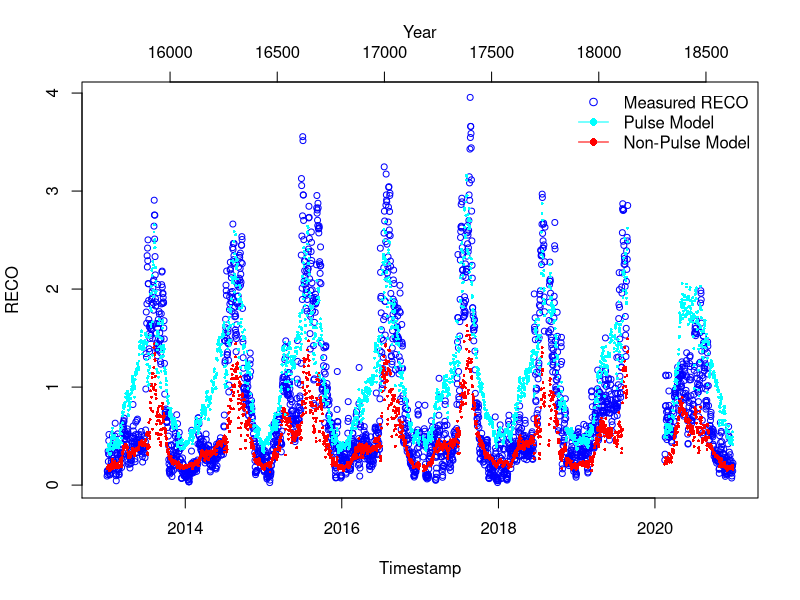
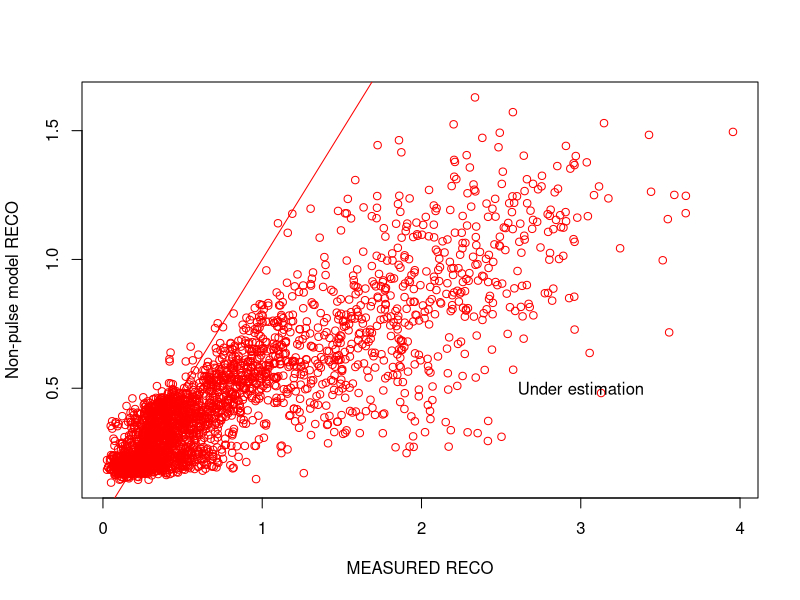
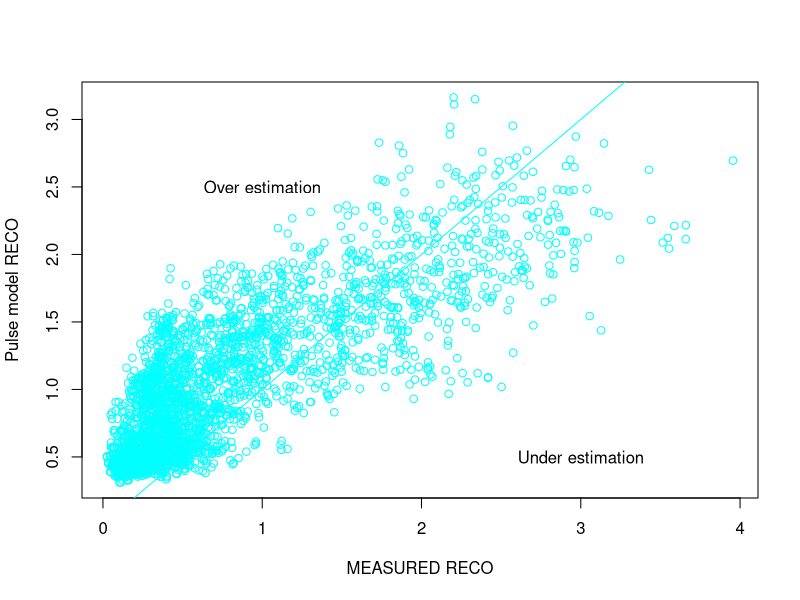
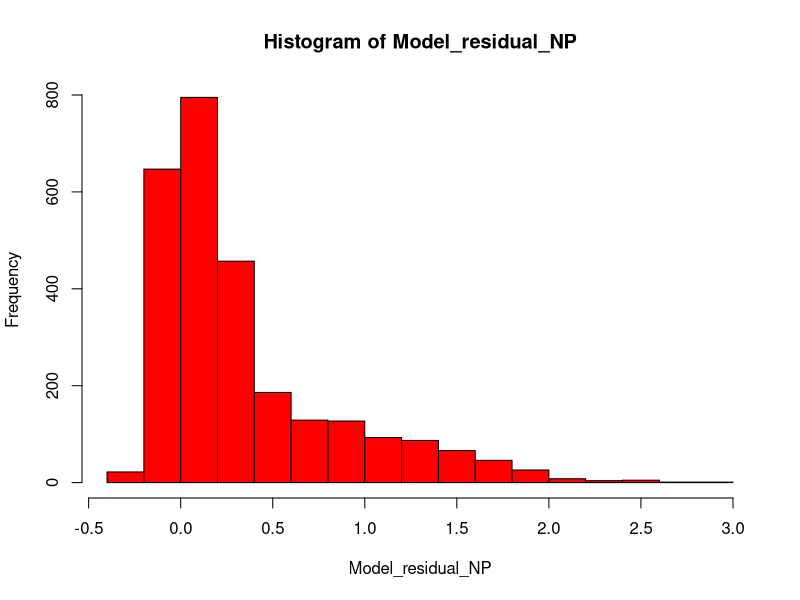
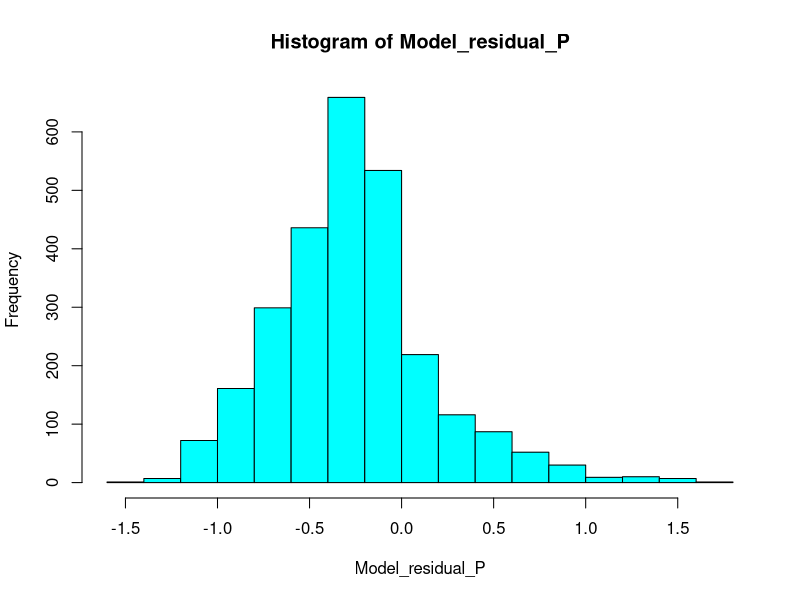
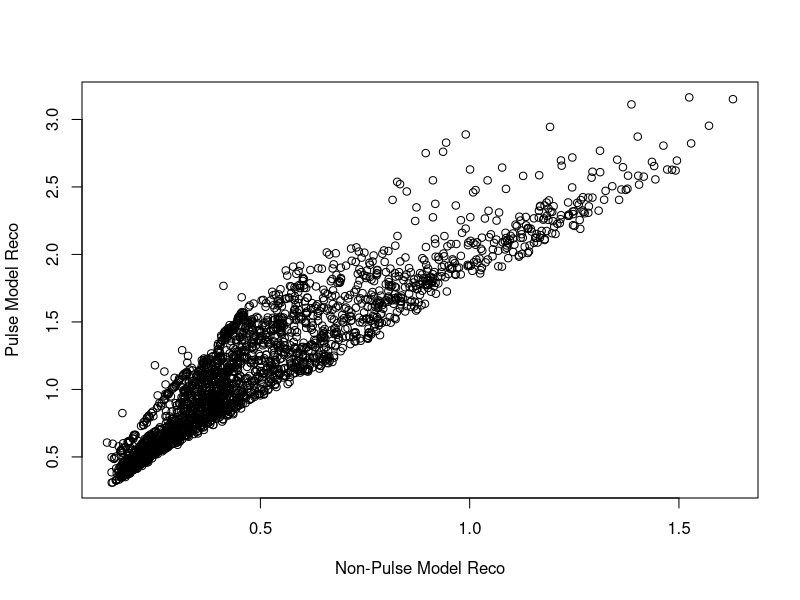
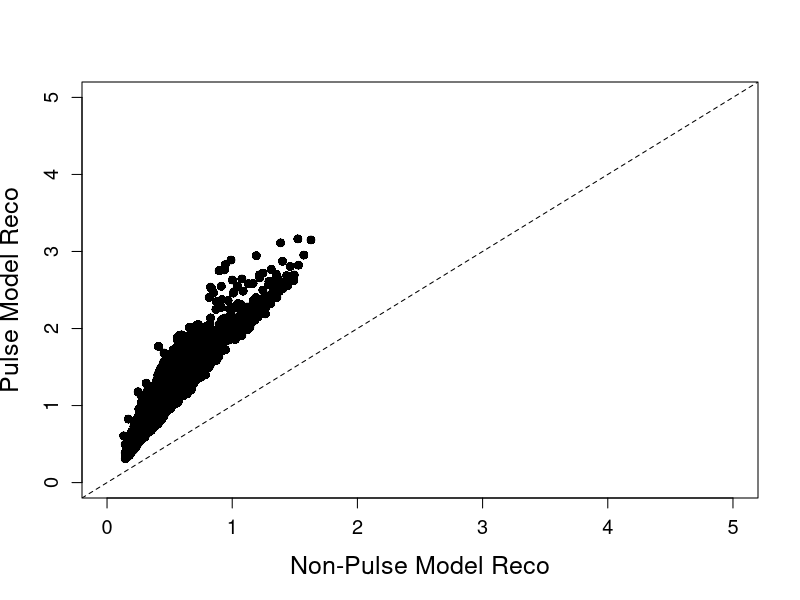

Recreate these plots in R, in order. (Note: this script raises an error after producing the figures.)
library(tidyverse)
library(stats)
library(grDevices)
library(readr)
########## Non-linear model for daily data ##################
# Fitting parameters for model4 from Roby et al 2019
#Author: Dave Moore and Anastasia Makhnykina
##### Read in pulse and non-pulse data generated by CreateVariableDuration.R



years_sum_Pulse0 <- read.csv("data/years_sum_Pulse0_DM.csv", header = TRUE, na.strings = "NA")
years_sum_Pulse1<- read.csv("data/years_sum_Pulse1_DM.csv", header = TRUE, na.strings = "NA")
years_sum1<- read.csv("data/years_sum1_DM.csv", header = TRUE, na.strings = "NA")

years_sum_Pulse0$date <- as.Date(years_sum_Pulse0$date)
years_sum_Pulse1$date <- as.Date(years_sum_Pulse1$date)
years_sum1$date <- as.Date(years_sum1$date)


# CHECK COLUMN NAMES AND DATA TYPES
str(years_sum_Pulse0)
str(years_sum_Pulse1)
str(years_sum1)

# Remove rows with missing values
years_sum_Pulse0 <- na.omit(years_sum_Pulse0)

# Calculate Soil Moisture
SoilMoisture <- years_sum_Pulse0$meanSWC5/100

# Assign variables
meanSWC5_NP <- SoilMoisture
meanST5_NP <- years_sum_Pulse0$meanST5
meanGPP_NP <- years_sum_Pulse0$meanGPP
GPPmax_NP <- max(years_sum_Pulse0$meanGPP)

# Fit model
Param_model4_NP <- nls(meanRECO ~ Fref*((meanGPP_NP/GPPmax_NP +n)/1+n) *
                         (1-c4*(0.1-meanSWC5_NP)^2)*exp(b4*meanST5_NP), 
                       data = years_sum_Pulse0,
                       start = list(Fref=0.75, c4=56.54, b4=0.04, n=0.84),
                       control = nls.control(maxiter = 1000, minFactor = 0.01)
)
Summary_Model4_NP = summary(Param_model4_NP)


# 
# Formula: meanRECO ~ Fref * ((meanGPP_NP/GPPmax_NP + n)/1 + n) * (1 - c4 * 
#                                                                    (0.1 - meanSWC5_NP)^2) * exp(b4 * meanST5_NP)
# 
#Estimated Wed May 3rd 
# Parameters:
#   Estimate Std. Error t value Pr(>|t|)    
# Fref     0.021298  25.796  < 2e-16 ***
#   c4   14.410701   4.860611   2.965  0.00307 ** 
#   b4    0.034738   0.001528  22.737  < 2e-16 ***
#   n     0.131463   0.004753  27.661  < 2e-16 ***
#   

# NON_Pulse parameters
FrefNP = 0.549414 
SMoptNP =0.125 
c4NP = 14.410701   
b4NP =  0.034738
nNP=  0.131463


# Remove rows with missing values
years_sum_Pulse1 <- na.omit(years_sum_Pulse1)

SoilMoisture_P =years_sum_Pulse1$meanSWC5/100
meanSWC5_P = SoilMoisture_P
meanST5_P = years_sum_Pulse1$meanST5
meanGPP_P = years_sum_Pulse1$meanGPP
GPPmax_P = max(years_sum_Pulse1$meanGPP)

Param_model4_P <- nls(meanRECO ~ Fref*((meanGPP_P/GPPmax_P +n)/1+n) *(1-c4*(0.1-meanSWC5_P)^2)*exp(b4*meanST5_P), 
                       data = years_sum_Pulse1,
                       start = list(Fref=0.75,  c4=56.54, b4=0.04, n=0.84),
                       control = nls.control(maxiter = 1000, minFactor = 0.01)
)
Summary_Model4_P = summary(Param_model4_P)
# # 
# Parameters:
#   Estimate Std. Error t value Pr(>|t|)    
# Fref   0.616634   0.045269  13.621  < 2e-16 ***
#   c4   -10.431847   1.596214  -6.535 1.01e-10 ***
#   b4     0.044407   0.002129  20.862  < 2e-16 ***
#   n      0.243863   0.014703  16.586  < 2e-16 ***
# Pulse parameters
FrefP = 0.616634 
SMoptP =0.125 
c4P = -10.431847   
b4P =   0.044407
nP=  0.243863




complete.cases(years_sum1)

# Remove rows with missing values
years_sum1 <- na.omit(years_sum1)

# Setting up drivers for all time
All_meanSWC5 =years_sum1$meanSWC5/100
All_meanST5 = years_sum1$meanST5
All_meanGPP = years_sum1$meanGPP
All_GPPmax = max(years_sum1$meanGPP)

#run model for full time series based on non-pulse time parameters
ALL_model4_NP = FrefNP*((All_meanGPP/All_GPPmax +nNP)/1+nNP) *(1-c4NP*(SMoptNP-All_meanSWC5)^2)*exp(b4NP*All_meanST5)
#run model for full time series based on pulse time parameters
All_model4_P = FrefP*((All_meanGPP/All_GPPmax +nP)/1+nP) *(1-c4P*(SMoptP-All_meanSWC5)^2)*exp(b4P*All_meanST5)


# Plot the RECO time series
plot(years_sum1$date, years_sum1$meanRECO, type = "p", col = "blue", xlab = "Timestamp", ylab = "RECO", cex = 0.8)

# Add the model output time series to the plot
points(years_sum1$date, ALL_model4_NP, col = "red", pch = 16, cex = 0.4)
points(years_sum1$date, All_model4_P, col = "cyan", pch = 16, cex = 0.4, alpha=0.5)

# create the legend
legend(x = "topright",
       legend = c("Measured RECO", "Pulse Model", "Non-Pulse Model"),
       pch = c(1, 16, 16),
       col = c("blue", "cyan", "red"),
       lty = c(NA, 1, 1),
       bty = "n")

# Add another x-axis with the year
par(new=TRUE)
plot(years_sum1$date, years_sum1$meanRECO, type = "n", axes=FALSE, xlab="", ylab="")
axis(side=3)
mtext("Year",side=3,line=2)
axis(side=1, at = as.numeric(format(years_sum1$date, "%Y")), labels = format(years_sum1$date, "%Y"))




plot(years_sum1$meanRECO,ALL_model4_NP, type = "p", col = "red", xlab = "MEASURED RECO", ylab = "Non-pulse model RECO")
text(x = 1, y = 2.5, labels = "Over estimation")
text(x = 3, y = 0.5, labels = "Under estimation")
points( years_sum1$meanRECO,years_sum1$meanRECO,  type = "l", col = "red")

plot(years_sum1$meanRECO,All_model4_P,  type = "p", col = "cyan", xlab = "MEASURED RECO", ylab = "Pulse model RECO")
text(x = 1, y = 2.5, labels = "Over estimation")
text(x = 3, y = 0.5, labels = "Under estimation")
points( years_sum1$meanRECO,years_sum1$meanRECO,  type = "l", col = "cyan")



# Calulate the model residual and investigate whether residuals are higher during pulse times. 
Model_residual_NP = years_sum1$meanRECO-ALL_model4_NP
hist(Model_residual_NP, col = "red")

Model_residual_P = years_sum1$meanRECO - All_model4_P
hist(Model_residual_P, col = "cyan")


# calculate RMSE
rmse_NP <- sqrt(mean((ALL_model4_NP - years_sum1$meanRECO)^2))
rmse_P <- sqrt(mean((All_model4_P - years_sum1$meanRECO)^2))
# calculate MAPE
mape_NP <- mean(abs(ALL_model4_NP - years_sum1$meanRECO) / years_sum1$meanRECO) * 100
mape_P <- mean(abs(All_model4_P - years_sum1$meanRECO) / years_sum1$meanRECO) * 100
# calculate R-squared
r_squared_NP <- cor(ALL_model4_NP, years_sum1$meanRECO)^2
r_squared_P <- cor(All_model4_P, years_sum1$meanRECO)^2

Reco_NP = sum(ALL_model4_NP)
Reco_P = sum(All_model4_P)
Reco_obs = sum(years_sum1$meanRECO)


plot(ALL_model4_NP,All_model4_P, xlab = "Non-Pulse Model Reco", ylab = "Pulse Model Reco")


# Set the plot size and resolution
png("model_comparison.png", width = 800, height = 800, units = "px", res = 300)

# Create a blank plot with axis labels and limits
plot(ALL_model4_NP, All_model4_P, xlab = "Non-Pulse Model Reco", ylab = "Pulse Model Reco", 
     xlim = c(0, 5), ylim = c(0, 5), cex.lab = 1.5, cex.axis = 1.2)

# Add a 1:1 line to the plot
abline(a = 0, b = 1, lty = 2)

# Add points to the plot
points(ALL_model4_NP, All_model4_P, pch = 16, col = "black", cex = 1.2)



# Save the plot
dev.off()


##############Fit all years #########
all_year_P <- read.csv("data/USWPulse.csv")

all_year_NP <- read.csv("data/USWPulseN.csv")
all_year_NP <- all_year_NP[-c(26)]

all_time <- read.csv("data/Summary_eddy.csv")
all_time <- all_time[-c(26)]

#### Fit non-pulse model ##########
all_year_NP <- na.omit(all_year_NP)

SoilMoisture <- all_year_NP$meanSWC5/100

# Assign variables
meanSWC5_NP <- SoilMoisture
meanST5_NP <- all_year_NP$meanST5
meanGPP_NP <- all_year_NP$meanGPP
GPPmax_NP <- max(all_year_NP$meanGPP)

# Fit model
Param_model_NP <- nls(meanRECO ~ Fref*((meanGPP_NP/GPPmax_NP +n)/1+n) *
                         (1-c4*(0.1-meanSWC5_NP)^2)*exp(b4*meanST5_NP), 
                       data = all_year_NP,
                       start = list(Fref=0.75, c4=56.54, b4=0.04, n=0.84),
                       control = nls.control(maxiter = 1000, minFactor = 0.01)
)
Summary_Model_NP = summary(Param_model_NP)


#Parameters:
#Estimate Std. Error t value Pr(>|t|)    
#Fref 1.238616   0.046312  26.745   <2e-16 ***
#c4   6.231683   2.838189   2.196   0.0282 *  
#b4   0.035775   0.001352  26.463   <2e-16 ***
#n    0.057335   0.001889  30.358   <2e-16 ***

# NON_Pulse parameters
FrefNP = 1.238616
SMoptNP =0.125 
c4NP = 6.231683  
b4NP =  0.035775
nNP=  0.057335 


### Fit Pulse model##################
all_year_P <- na.omit(all_year_P)

SoilMoisture_P = all_year_P$meanSWC5/100
meanSWC5_P = SoilMoisture_P
meanST5_P = all_year_P$meanST5
meanGPP_P = all_year_P$meanGPP
GPPmax_P = max(all_year_P$meanGPP)

Param_model_P <- nls(meanRECO ~ Fref*((meanGPP_P/GPPmax_P +n)/1+n) *(1-c4*(0.1-meanSWC5_P)^2)*exp(b4*meanST5_P), 
                      data = all_year_P,
                      start = list(Fref=0.75,  c4=56.54, b4=0.04, n=0.84),
                      control = nls.control(maxiter = 1000, minFactor = 0.01)
)
Summary_Model_P = summary(Param_model_P)
# # 
#Parameters:
#Estimate Std. Error t value Pr(>|t|)    
#Fref  0.392190   0.039721   9.874  < 2e-16 ***
#c4   -8.202348   1.675466  -4.896 1.28e-06 ***
#b4    0.051465   0.002666  19.302  < 2e-16 ***
#n     0.422998   0.033533  12.614  < 2e-16 ***

# Pulse parameters
FrefP = 0.392190
SMoptP = 0.125 
c4P = -8.202348  
b4P =  0.051465
nP=  0.422998 


# Setting up drivers for all time
#complete.cases(all_time)

all_time <- na.omit(all_time)

All_meanSWC5 = all_time$meanSWC5/100
All_meanST5 = all_time$meanST5
All_meanGPP = all_time$meanGPP
All_GPPmax = max(all_time$meanGPP)

#run model for full time series based on non-pulse time parameters
ALL_model_NP = FrefNP*((All_meanGPP/All_GPPmax +nNP)/1+nNP) *(1-c4NP*(SMoptNP-All_meanSWC5)^2)*exp(b4NP*All_meanST5)
#run model for full time series based on pulse time parameters
All_model_P = FrefP*((All_meanGPP/All_GPPmax +nP)/1+nP) *(1-c4P*(SMoptP-All_meanSWC5)^2)*exp(b4P*All_meanST5)


# Plot the RECO time series

plot(all_time$date, all_time$meanRECO)
plot(all_time$date, all_time$meanRECO, type = "p", col = "blue", xlab = "Timestamp", ylab = "RECO", cex = 0.8)

# Add the model output time series to the plot
points(#all_time$date,  
       ALL_model_NP, col = "red", pch = 16, cex = 0.4)
points(#all_time$date, 
  All_model_P, col = "cyan", pch = 16, cex = 0.4, alpha=0.5)


all_time %>%
  ggplot(aes(x=date))+
  geom_point(aes(y=meanRECO), color = "blue")+
  geom_point(aes(y=ALL_model_NP), color="red")+
  geom_point(aes(y=All_model_P), color = "cyan")











